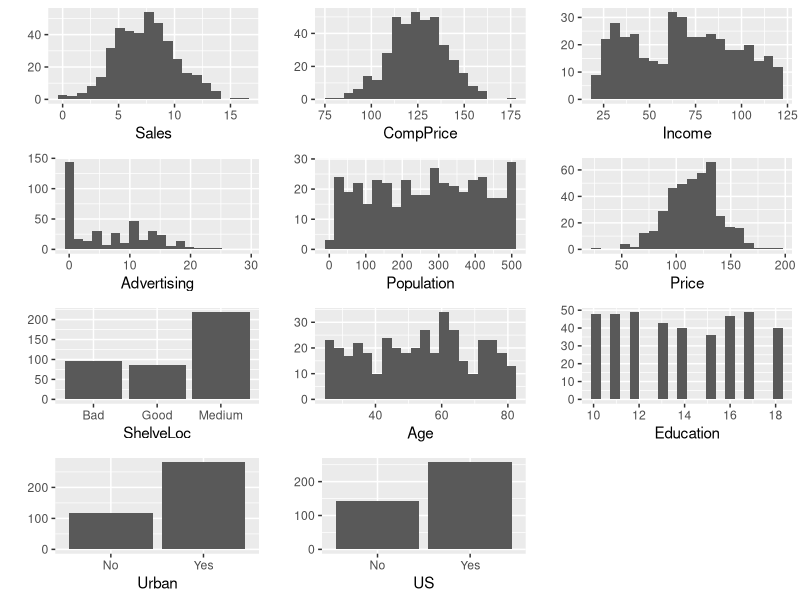
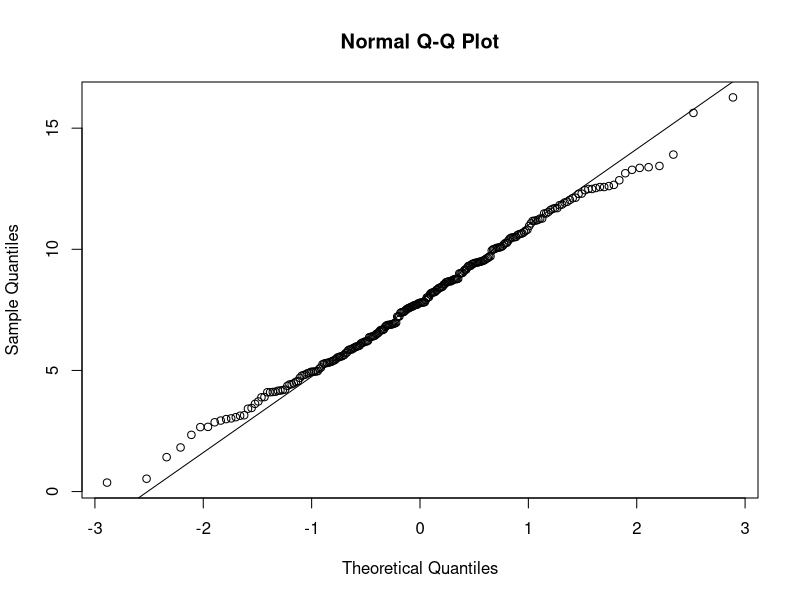
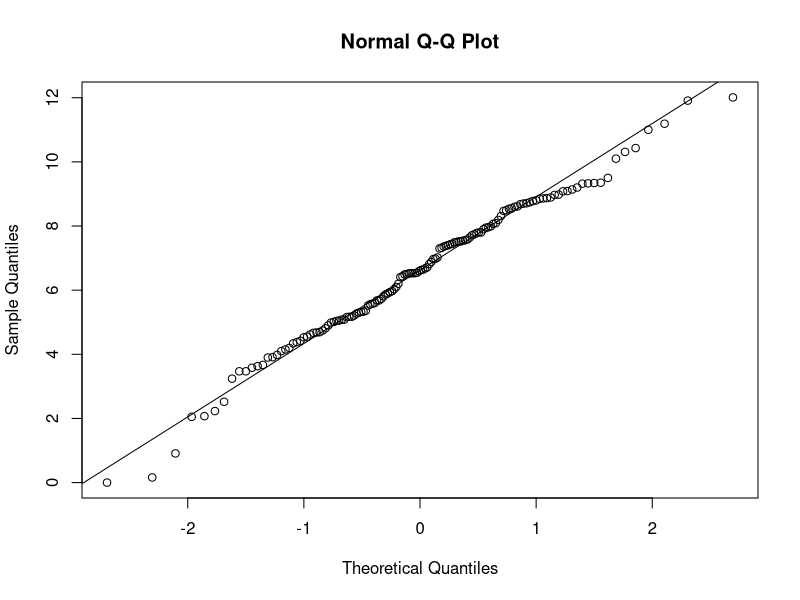
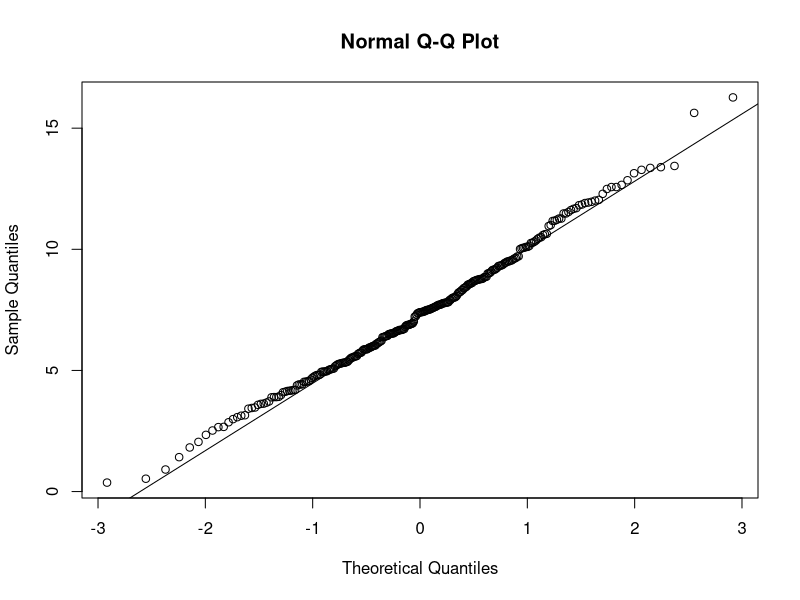
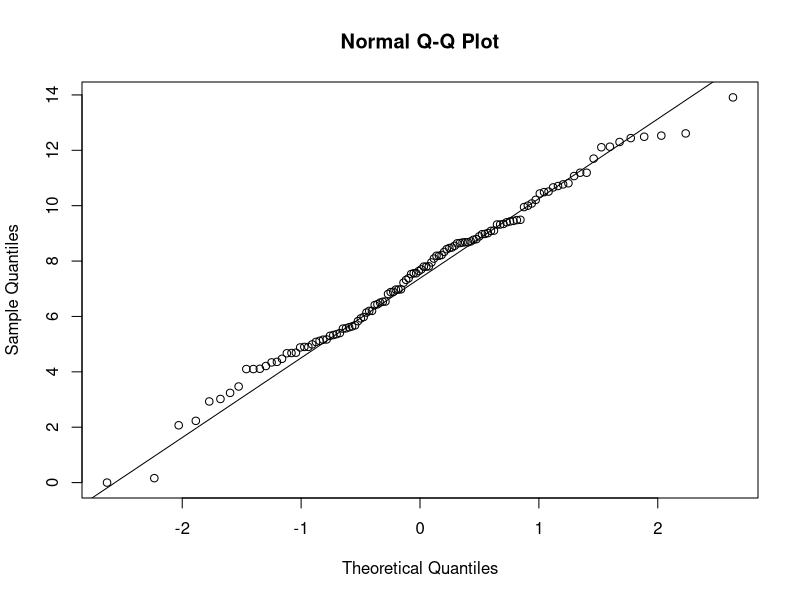

These figures' R source, in order:
## ---- chunk 1
knitr::opts_chunk$set(echo = TRUE)
## ---- chunk 2
# Empiezo cargando los paquetes que usaré:
library(knitr)
library(gridExtra)
library(tidyverse)
library(data.table)
## ---- chunk 3
CCS <- read.csv("ChildCarSeats_clean.csv", stringsAsFactors=TRUE)
head(CCS)
str(CCS)
## ---- chunk 4
summary(CCS)
## ---- chunk 5
p1 <- qplot(Sales, data=CCS, bins=20)
p2 <- qplot(CompPrice, data=CCS, bins=20)
p3 <- qplot(Income, data=CCS, bins=20)
p4 <- qplot(Advertising, data=CCS, bins=20)
p5 <- qplot(Population, data=CCS, bins=20)
p6 <- qplot(Price, data=CCS, bins=20)
p7 <- qplot(ShelveLoc, data=CCS)
p8 <- qplot(Age, data=CCS, bins=20)
p9 <- qplot(Education, data=CCS, bins=20)
p10 <- qplot(Urban, data=CCS)
p11 <- qplot(US, data=CCS)
grid.arrange(p1, p2, p3, p4, p5, p6, p7, p8, p9, p10, p11)
## ---- chunk 6
icm <- function(pobl, NC=0.95) {
  alfa <- 1-NC
  sd <- sd(pobl)
  n <- length(pobl)
  SE <- sd / sqrt(n)
  z <- qt(alfa/2, df=n-1, lower.tail=FALSE)
  L <- mean(pobl) - z*SE
  U <- mean(pobl) + z*SE
  round(c(L,U), 2)
}

ICM_sales <- icm(CCS$Sales)
ICM_sales
## ---- chunk 7
t.test(CCS$Sales, conf.level = 0.95)
## ---- chunk 8
ICM_salesUSA <- icm(CCS[CCS$US=="Yes",]$Sales)
ICM_salesUSA
ICM_salesFueraUSA <- icm(CCS[CCS$US=="No",]$Sales)
ICM_salesFueraUSA
## ---- chunk 9
length(CCS[CCS$US=="Yes",]$Sales)
length(CCS[CCS$US=="No",]$Sales)
## ---- chunk 10
shapiro.test(CCS[CCS$US=="Yes",]$Sales)
qqnorm(CCS[CCS$US=="Yes",]$Sales)
qqline(CCS[CCS$US=="Yes",]$Sales)
## ---- chunk 11
shapiro.test(CCS[CCS$US=="No",]$Sales)
qqnorm(CCS[CCS$US=="No",]$Sales)
qqline(CCS[CCS$US=="No",]$Sales)
## ---- chunk 12
homoscedasticidad <- function(pobl1, pobl2, NC=0.95) {
  alfa <- 1-NC
  mean1 <- mean(pobl1); n1 <- length(pobl1); s1 <- sd(pobl1)
  mean2 <- mean(pobl2); n2 <- length(pobl2); s2 <- sd(pobl2)
  fobs<-s1^2 / s2^2
  fcritL <- qf(alfa/2, df1=n1-1, df2=n2-2)
  fcritU <- qf(1- alfa/2, df1=n1-1, df2=n2-2)
  pvalue <- min(pf( fobs, df1=n1-1, df2=n2-2, lower.tail=FALSE ), pf( fobs, df1=n1-1, df2=n2-2))*2
  data.table(fobs, fcritL, fcritU, pvalue)
}

homoscedasticidad(CCS[CCS$US=="Yes",]$Sales, CCS[CCS$US=="No",]$Sales)
## ---- chunk 13
CH_UD_m2pi_vd <- function(pobl1, pobl2, NC=0.95) {
  alfa <- 1-NC
  mean1 <- mean(pobl1); n1 <- length(pobl1); s1 <- sd(pobl1)
  mean2 <- mean(pobl2); n2 <- length(pobl2); s2 <- sd(pobl2)
  # Estadístico de contraste
  tobs <- (mean1-mean2) / (sqrt(((s1^2)/n1) + ((s2^2)/n2)))
  # Grados de libertad u
  u <- ((((s1^2)/n1)+((s2^2)/n2))^2)/(((((s1^2)/n1)^2)/(n1-1))+((((s2^2)/n2)^2)/(n2-1)))
  # Región de aceptación
  tcritL <- qt(alfa, df=u, lower.tail=FALSE)
  # Cálculo del valor p
  pvalue <-pt( tobs, df=u, lower.tail=FALSE)
  data.table(L="INF", U=tcritL, tobs, pvalue)
}

# Ejecuto la función para cada una de estas poblaciones y con el nivel de confianza (NC) por defecto
CH_UD_m2pi_vd(CCS[CCS$US=="Yes",]$Sales, CCS[CCS$US=="No",]$Sales)
## ---- chunk 14
t.test(CCS[CCS$US=="Yes",]$Sales, CCS[CCS$US=="No",]$Sales, alternative="greater", var.equal=FALSE)
## ---- chunk 15
length(CCS[CCS$Urban=="Yes",]$Sales)
length(CCS[CCS$Urban=="No",]$Sales)
## ---- chunk 16
shapiro.test(CCS[CCS$Urban=="Yes",]$Sales)
qqnorm(CCS[CCS$Urban=="Yes",]$Sales)
qqline(CCS[CCS$Urban=="Yes",]$Sales)
## ---- chunk 17
shapiro.test(CCS[CCS$Urban=="No",]$Sales)
qqnorm(CCS[CCS$Urban=="No",]$Sales)
qqline(CCS[CCS$Urban=="No",]$Sales)
## ---- chunk 18
homoscedasticidad(CCS[CCS$Urban=="Yes",]$Sales, CCS[CCS$Urban=="No",]$Sales)
## ---- chunk 19
CH_UD_m2pi_vi <- function(pobl1, pobl2, NC=0.95) {
  alfa <- 1-NC
  mean1 <- mean(pobl1); n1 <- length(pobl1); s1 <- sd(pobl1)
  mean2 <- mean(pobl2); n2 <- length(pobl2); s2 <- sd(pobl2)
  S <- sqrt( ( (n1-1)*s1^2 + (n2-1)*s2^2 ) / (n1+n2-2) )
  # Estadístico de contraste
  tobs <- (mean1-mean2) / (S * sqrt(1/n1 + 1/n2))
  # Región de aceptación
  tcritL <- qt( alfa/2, n1+n2-2)
  tcritU <- qt( 1-alfa/2, n1+n2-2)
  # Cálculo del valor p
  pvalue <-pt( abs(tobs), df=n1+n2-2, lower.tail=FALSE)*2
  data.table(L=tcritL, U=tcritU, tobs, pvalue)
}

# Ejecuto la función para cada una de estas poblaciones y con el nivel de confianza (NC) por defecto
CH_UD_m2pi_vi(CCS[CCS$Urban=="Yes",]$Sales, CCS[CCS$Urban=="No",]$Sales)
## ---- chunk 20
t.test(CCS[CCS$Urban=="Yes",]$Sales, CCS[CCS$Urban=="No",]$Sales,var.equal=TRUE)
## ---- chunk 21
CH_prop <- function(x, n, p, NC=0.95) {
  alfa <- 1-NC
  p0 <- p # proporción de la hipótesis
  pobs <- x/n
  zobs <- (pobs-p0)/sqrt((p0*(1-p0))/n)
  zcrit <- qnorm(alfa, lower.tail=FALSE)
  pvalue<- pnorm(zobs, lower.tail=FALSE)
  data.table(zobs, zcrit, pvalue)
}

CH_prop(x=sum(CCS$Price<CCS$CompPrice), n=length(CCS$Price), p=0.5)
## ---- chunk 22
prop.test(x=sum(CCS$Price<CCS$CompPrice), n=length(CCS$Price), p=0.5, alternative="greater", correct=FALSE)
## ---- chunk 23
CH_prop2 <- function(x1, x2, n1, n2, p1, p2, NC=0.95) {
  alfa <- 1-NC
  
  
  
  p0 <- p # proporción de la hipótesis
  pobs <- x/n
  zobs <- (pobs-p0)/sqrt((p0*(1-p0))/n)
  zcrit <- qnorm(alfa, lower.tail=FALSE)
  pvalue<- pnorm(zobs, lower.tail=FALSE)
  data.table(zobs, zcrit, pvalue)
}

#CH_prop2(x=sum(CCS$Price<CCS$CompPrice), n=length(CCS$Price), p=0.5)
## ---- chunk 24
NC <- 0.95
alfa <- 1-NC
x1 <- CCS[CCS$US=="Yes",]    #tiendas de USA
x2 <- CCS[CCS$US=="No",]    #tiendas de fuera
n1 <- length(x1$Price)
n2 <- length(x2$Price)
p1 <- sum(x1$Price<x1$CompPrice)/n1   #proporción de tiendas de USA con el precio más bajo CCS$Price<CCS$CompPrice
p2 <- sum(x2$Price<x2$CompPrice)/n2   #proporción de tiendas de fuera con el precio más bajo
p<- (n1*p1 + n2*p2) / (n1+n2)
zobs <- (p1-p2)/( sqrt(p*(1-p)*(1/n1+1/n2)) )
tcrit.L <- qnorm(alfa/2)
tcrit.U <- qnorm(alfa/2, lower.tail=FALSE)
pvalue<- pnorm( abs(zobs), lower.tail=FALSE )*2
data.table(L=tcrit.L, U=tcrit.U, zobs, pvalue)
## ---- chunk 25
# Validación con prop.test: se construye un data frame que se le pasa > #a prop.test
success<-c(p1*n1, p2*n2)
nn<-c(n1,n2)
pp<-c(p1,p2)
prop.test(success, nn, alternative="two.sided", conf.level = 0.95, correct=FALSE)
